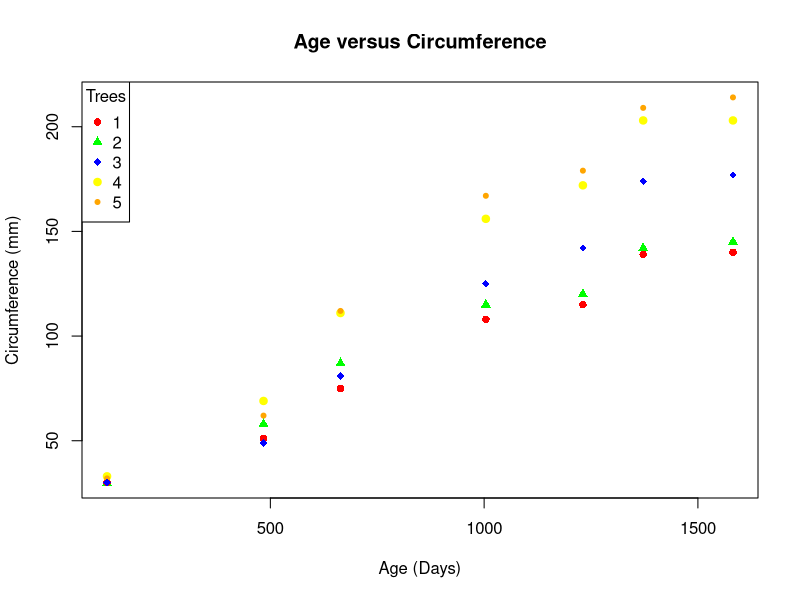
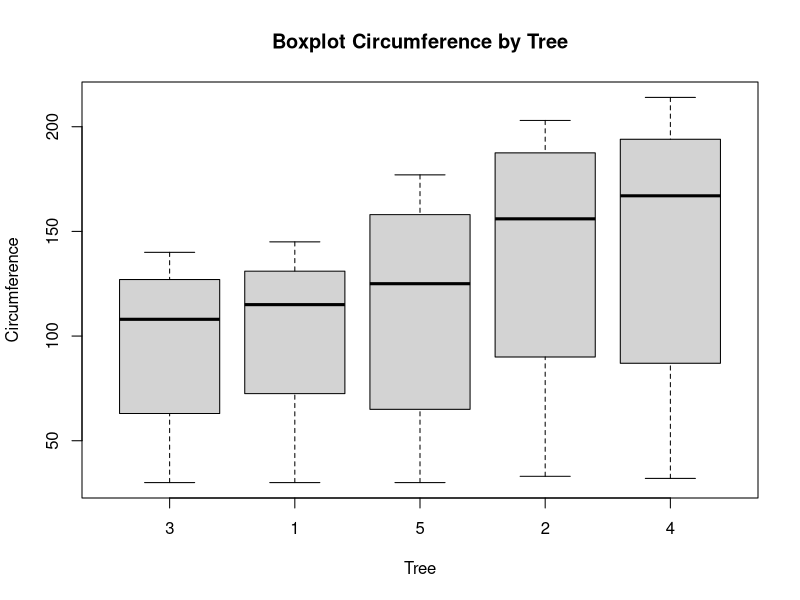

The R source for these figures, in order:
##Question 2 R Code

#Using the built-in data set, Orange, this code is to calculate the mean and median of each type of Tree in the data set.
#First Install doBy package if you do not already have available
install.packages("doBy")

#Load the doBy library
library(doBy)

#Run the summaryBy function with mean and median as arguments in the list function to return the mean and median by Tree
summaryBy(circumference ~ Tree, data = Orange, FUN = list(mean, median))

##Plot of Age in Days versus Circumference (mm) of the trees in the data set, pch creates the different symbols
#used for each of the tree types plotted on the chart
plot(circumference ~ age,
           xlab = "Age (Days)",
           ylab = "Circumference (mm)",
           pch = c(16, 17, 18, 19, 20)[as.numeric(Tree)],  # different 'pch' types 
           main = "Age versus Circumference",
           col = c("red", "green","blue", "yellow", "orange")[as.numeric(Tree)],
           data = Orange)

#Adds legend to the scatter plot to identify which symbol belongs to which tree.
legend("topleft", pch = c(16, 17, 18, 19, 20), col = c("red", "green","blue", "yellow", "orange"), legend = c("1","2","3","4","5"), title = "Trees")

#Comparitive Boxplots of Circumferences by Tree, sorted in increasing order of maximum diameter 
boxplot(circumference~Tree,data=Orange, main="Boxplot Circumference by Tree", xlab="Tree", ylab="Circumference")